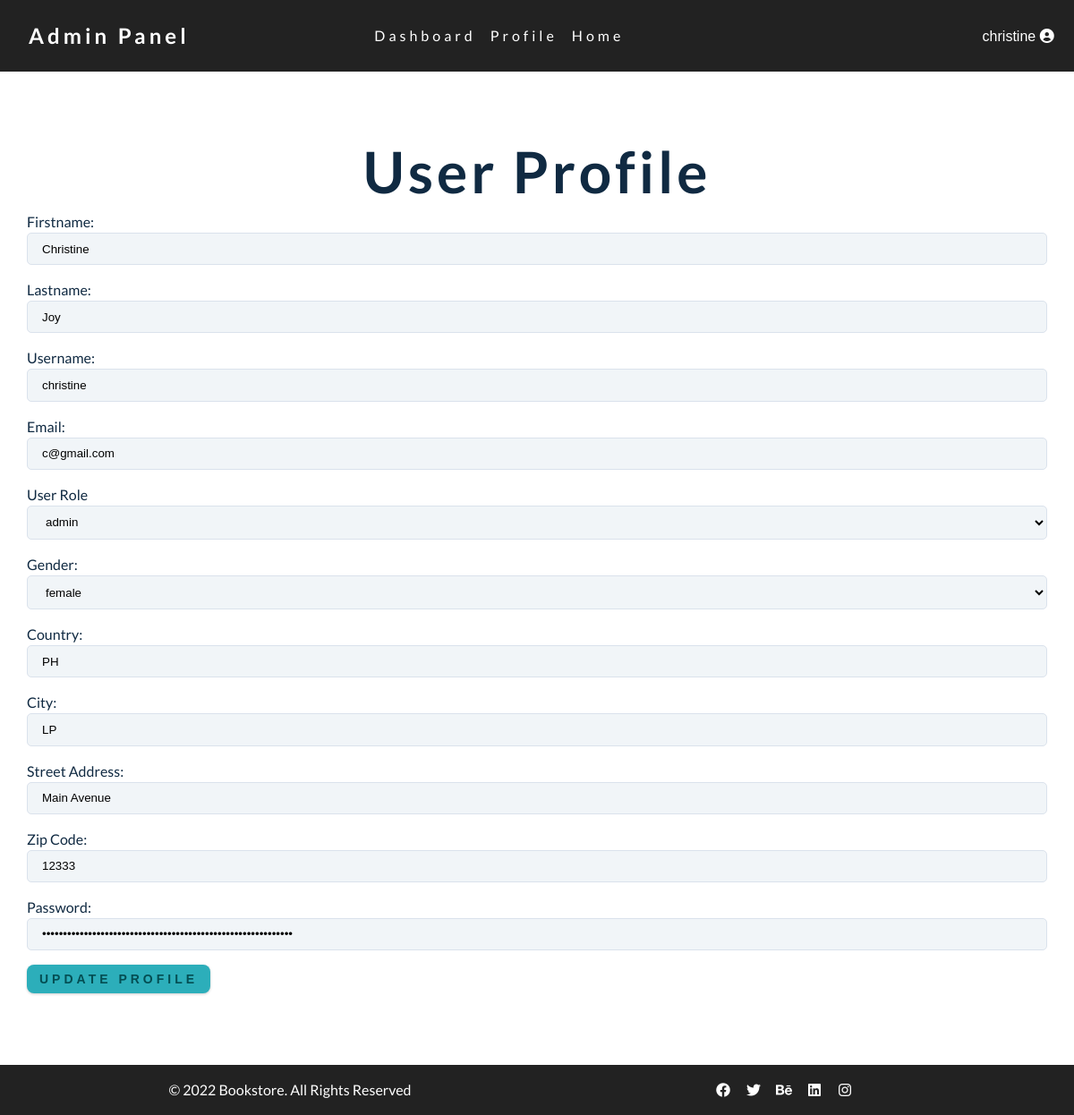
The page /admin/client_profile.php (signed in) on the database its author committed.
### tables this page shows
CREATE TABLE `users` (
  `user_id` int(3) NOT NULL,
  `user_firstname` varchar(255) NOT NULL,
  `user_lastname` varchar(255) NOT NULL,
  `username` varchar(255) NOT NULL,
  `user_email` varchar(255) NOT NULL,
  `user_country` varchar(255) NOT NULL,
  `user_street_address` varchar(255) NOT NULL,
  `user_city` varchar(255) NOT NULL,
  `user_zip_code` int(11) NOT NULL,
  `user_gender` varchar(11) NOT NULL,
  `user_role` varchar(255) NOT NULL,
  `user_password` varchar(255) NOT NULL
);

### admin/client_profile.php (the view, shortened to what this page needs)
<?php include "../includes/db.php"; ?>
<!DOCTYPE html>
<html lang="en">
  <head>
    <link rel="stylesheet" href="./css/main.css" />
    <link
      rel="stylesheet"
      href="../fontawesome-free-6.0.0-web/css/all.min.css"
    />
  </head>
  <body>
    <main class="main">
      <header class="header">
<?php
  if(isset($_SESSION['username'])) {
    $username = $_SESSION['username'];
  $stmt = "SELECT * FROM users WHERE username = '$username' ";
  $fetch_user_by_id = mysqli_query($connection, $stmt);
  while($row = mysqli_fetch_array($fetch_user_by_id)) {
    $user_firstname = $row['user_firstname'];
    $user_lastname = $row['user_lastname'];
    $username = $row['username'];
    $user_email = $row['user_email'];
    $user_role = $row['user_role'];
    $user_gender = $row['user_gender'];
    $user_country = $row['user_country'];
    $user_city = $row['user_city'];
    $user_street_address = $row['user_street_address'];
    $user_zip_code = $row['user_zip_code'];
    $user_password = $row['user_password'];
  }
  }
?>
<nav class="nav" id="nav">
  <div class="nav-center">
    <div class="nav-header">
      <h2>Admin Panel</h2>
    </div>
    <ul class="nav-links">
      <li>
        <a href="index.php">dashboard</a>
      </li>
      <li>
        <a href="./profile.php">profile</a>
      </li>
      <li>
        <a href="../index.php">Home</a>
      </li>
    </ul>
    <div class="dropdown">
      <div class="user-icon">
        <button class="user-icon" id="dropBtn"><?php echo $_SESSION['username']; ?>
          <i class="fa-solid fa-circle-user"></i>
        </button>
      </div>
    </div>
  </div>
</nav>
      </header>
      <section class="section">
      <h1>User Profile</h1>
      <div class="section-center">
<div class="reg-form">
  <form action="" method="post" enctype="multipart/form-data">
    <div class="reg-form-row">
      <label for="">Firstname:</label>
      <input
        type="text"
        class="form-control"
        name="firstname"
        value="<?php echo $user_firstname; ?>"
        required
      />
    </div>
    <div class="reg-form-row">
      <label for="">Lastname:</label>
      <input
        type="text"
        class="form-control"
        name="lastname"
        required
        value="<?php echo $user_lastname; ?>"
      />
    </div>
    <div class="reg-form-row">
      <label for="username">Username:</label>
      <input
        type="text"
        class="form-control"
        name="username"
        required
        value="<?php echo $username; ?>"
      />
    </div>
    <div class="reg-form-row">
      <label for="">Email:</label>
      <input
        type="email"
        class="form-control"
        name="email"
        required
        value="<?php echo $user_email; ?>"
      />
    </div>
    <div class="reg-form-row">
      <label for="user_role">User Role</label>
      <select name="user_role" class="form-control" id="user_role">
        <option value='<?php echo $user_role; ?>'><?php echo $user_role; ?></option>;
      </select>
    </div>
    <div class="reg-form-row">
      <label for="user_gender">Gender:</label>
      <select name="user_gender" class="form-control" id="user_gender">
      <option value='<?php echo $user_gender; ?>'><?php echo $user_gender; ?></option>;
      </select>
    </div>
    <div class="rows">
      <div class="reg-form-row">
        <label for="">Country:</label>
        <input
          type="text"
          class="form-control"
          name="country"
          required
          value="<?php echo $user_country; ?>"
        />
      </div>
      <div class="reg-form-row">
        <label for="">City:</label>
        <input
          type="text"
          class="form-control"
          name="city"
          required
          value="<?php echo $user_city; ?>"
        />
      </div>
    </div>
    <div class="rows">
      <div class="reg-form-row">
        <label for="">Street Address:</label>
        <input
          type="text"
          class="form-control"
          name="street_address"
          required
          value="<?php echo $user_street_address; ?>"
        />
      </div>
      <div class="reg-form-row">
        <label for="">Zip Code:</label>
        <input
          type="number"
          class="form-control"
          name="zip_code"
          value="<?php echo $user_zip_code; ?>"
        />
      </div>
    </div>
    <div class="reg-form-row">
        <label for="">Password:</label>
        <input
          type="password"
          class="form-control"
          name="password"
          value="<?php echo $user_password; ?>"
        />
      </div>
    <input type="submit" value="update profile" name="update_user" class="btn" />
  </form>
</div>
      </div>
      </section>
      <?php include "./includes/admin_footer.php"; ?>

### admin/css/main.css (style rules this page uses)
:root { --clr-primary-1: hsl(184, 91%, 17%); --clr-primary-2: hsl(185, 84%, 25%); --clr-primary-3: hsl(185, 81%, 29%); --clr-primary-4: hsl(184, 77%, 34%); --clr-primary-5: hsl(185, 62%, 45%); --clr-primary-6: hsl(185, 57%, 50%); --clr-primary-7: hsl(184, 65%, 59%); --clr-primary-8: hsl(184, 80%, 74%); --clr-primary-9: hsl(185, 94%, 87%); --clr-primary-10: hsl(186, 100%, 94%); --clr-grey-1: hsl(209, 61%, 16%); --clr-grey-2: hsl(211, 39%, 23%); --clr-grey-3: hsl(209, 34%, 30%); --clr-grey-4: hsl(209, 28%, 39%); --clr-grey-5: hsl(210, 22%, 49%); --clr-grey-6: hsl(209, 23%, 60%); --clr-grey-7: hsl(211, 27%, 70%); --clr-grey-8: hsl(210, 31%, 80%); --clr-grey-9: hsl(212, 33%, 89%); --clr-grey-10: hsl(210, 36%, 96%); --clr-white: #fff; --ff-primary: 'Lato', sans-serif; --transition: all 0.3s linear; --spacing: 0.25rem; --radius: 0.5rem; --light-shadow: 0 5px 15px rgba(0, 0, 0, 0.1); --dark-shadow: 0 5px 15px rgba(0, 0, 0, 0.2); }
body { font-family: var(--ff-primary); background: var(--clr-white); color: var(--clr-grey-1); line-height: 1.5; font-size: 0.875rem; }
ul { list-style-type: none; }
a { text-decoration: none; }
h1, h2, h3, h4 { letter-spacing: var(--spacing); text-transform: capitalize; line-height: 1.25; margin-bottom: 0.75rem; font-family: var(--ff-primary); }
h1 { font-size: 3rem; }
h2 { font-size: 2rem; }
@media screen and (min-width: 800px) { h1 { font-size: 4rem; } }
@media screen and (min-width: 800px) { h2 { font-size: 2.5rem; } }
@media screen and (min-width: 800px) { body { font-size: 1rem; } }
@media screen and (min-width: 800px) { h1, h2, h3, h4 { line-height: 1; } }
.btn { text-transform: uppercase; background: var(--clr-primary-5); color: var(--clr-primary-1); padding: 0.375rem 0.75rem; letter-spacing: var(--spacing); display: inline-block; font-weight: 700; -webkit-transition: var(--transition); -o-transition: var(--transition); transition: var(--transition); font-size: 0.875rem; border: 2px solid transparent; cursor: pointer; -webkit-box-shadow: 0 1px 3px rgba(0, 0, 0, 0.2); box-shadow: 0 1px 3px rgba(0, 0, 0, 0.2); border-radius: var(--radius); }
.section { padding: 5rem 0; }
.section-center { width: 90vw; margin: 0 auto; max-width: 1170px; }
@media screen and (min-width: 992px) { .section-center { width: 95vw; } }
.header h2 { color: var(--clr-white); font-size: 1.5rem; padding-left: 1rem; margin-bottom: 0; }
.nav-links { display: none; }
.nav { height: 5rem; padding: 1rem; display: grid; align-items: center; transition: var(--transition); background: #222; }
.nav-center { width: 100%; max-width: 1600px; margin: 0 auto; }
.nav-header { display: grid; grid-template-columns: auto 1fr; align-items: center; }
@media screen and (min-width: 768px) { .nav-links { display: grid; grid-template-columns: repeat(8, auto); justify-items: center; column-gap: 1rem; justify-self: center; } }
@media screen and (min-width: 768px) { .nav-links a { text-transform: capitalize; color: var(--clr-grey-1); letter-spacing: var(--spacing); transition: var(--transition); color: #fff; } }
@media screen and (min-width: 768px) { .nav-links li { cursor: pointer; } }
@media screen and (min-width: 768px) { .nav-center { display: grid; grid-template-columns: auto 1fr 200px; align-items: center; justify-content: space-between; } }
@media screen and (min-width: 768px) { .user-icon { justify-self: flex-end; background: transparent; border: transparent; color: var(--clr-white); font-size: 1rem; cursor: pointer; padding: 0.05rem 0.2rem; } }
.section { min-height: calc(100vh - 5rem - 3.5rem); width: 100%; max-width: 1300px; margin: 0 auto; display: grid; justify-items: center; }
.form-control { width: 100%; padding: 0.6rem 1rem; margin-bottom: 1rem; border-radius: 5px; background: var(--clr-grey-10); border: 1px solid var(--clr-grey-9); }

### rows shown on the page
users: firstname "Christine", lastname "Joy", username "christine", email "c@gmail.com", user_role "admin", user_gender "female", country "PH", city "LP", street_address "Main Avenue", zip_code "12333"

### other values the page prints
$_SESSION['username'] "christine"
